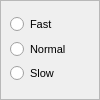
              <widget class="QFrame" name="frame_5">
               <property name="sizePolicy">
                <sizepolicy hsizetype="Preferred" vsizetype="Maximum">
                 <horstretch>0</horstretch>
                 <verstretch>0</verstretch>
                </sizepolicy>
               </property>
               <property name="minimumSize">
                <size>
                 <width>0</width>
                 <height>100</height>
                </size>
               </property>
               <property name="maximumSize">
                <size>
                 <width>16777215</width>
                 <height>100</height>
                </size>
               </property>
               <property name="frameShape">
                <enum>QFrame::StyledPanel</enum>
               </property>
               <property name="frameShadow">
                <enum>QFrame::Raised</enum>
               </property>
               <widget class="QWidget" name="layoutWidget">
                <property name="geometry">
                 <rect>
                  <x>0</x>
                  <y>10</y>
                  <width>91</width>
                  <height>108</height>
                 </rect>
                </property>
                <layout class="QVBoxLayout" name="verticalLayout_3" stretch="1,1,1">
                 <property name="spacing">
                  <number>0</number>
                 </property>
                 <property name="leftMargin">
                  <number>10</number>
                 </property>
                 <property name="topMargin">
                  <number>2</number>
                 </property>
                 <property name="bottomMargin">
                  <number>32</number>
                 </property>
                 <item>
                  <widget class="QRadioButton" name="decFast">
                   <property name="sizePolicy">
                    <sizepolicy hsizetype="Minimum" vsizetype="Minimum">
                     <horstretch>0</horstretch>
                     <verstretch>0</verstretch>
                    </sizepolicy>
                   </property>
                   <property name="maximumSize">
                    <size>
                     <width>100</width>
                     <height>26</height>
                    </size>
                   </property>
                   <property name="font">
                    <font>
                     <family>MS Shell Dlg 2</family>
                     <pointsize>8</pointsize>
                    </font>
                   </property>
                   <property name="text">
                    <string>Fast</string>
                   </property>
                   <property name="autoExclusive">
                    <bool>true</bool>
                   </property>
                   <property name="radio_but_unchecked" stdset="0">
                    <string>unchecked</string>
                   </property>
                   <property name="radio_but_checked" stdset="0">
                    <string>checked</string>
                   </property>
                   <property name="radio_but_font" stdset="0">
                    <string>radibut_font</string>
                   </property>
                  </widget>
                 </item>
                 <item>
                  <widget class="QRadioButton" name="decNormal">
                   <property name="sizePolicy">
                    <sizepolicy hsizetype="Minimum" vsizetype="Minimum">
                     <horstretch>0</horstretch>
                     <verstretch>0</verstretch>
                    </sizepolicy>
                   </property>
                   <property name="maximumSize">
                    <size>
                     <width>100</width>
                     <height>26</height>
                    </size>
                   </property>
                   <property name="font">
                    <font>
                     <family>MS Shell Dlg 2</family>
                     <pointsize>8</pointsize>
                    </font>
                   </property>
                   <property name="text">
                    <string>Normal</string>
                   </property>
                   <property name="autoExclusive">
                    <bool>true</bool>
                   </property>
                   <property name="radio_but_unchecked" stdset="0">
                    <string>unchecked</string>
                   </property>
                   <property name="radio_but_checked" stdset="0">
                    <string>checked</string>
                   </property>
                   <property name="radio_but_font" stdset="0">
                    <string>radibut_font</string>
                   </property>
                  </widget>
                 </item>
                 <item>
                  <widget class="QRadioButton" name="decSlow">
                   <property name="sizePolicy">
                    <sizepolicy hsizetype="Minimum" vsizetype="Minimum">
                     <horstretch>0</horstretch>
                     <verstretch>0</verstretch>
                    </sizepolicy>
                   </property>
                   <property name="maximumSize">
                    <size>
                     <width>100</width>
                     <height>26</height>
                    </size>
                   </property>
                   <property name="font">
                    <font>
                     <family>MS Shell Dlg 2</family>
                     <pointsize>8</pointsize>
                    </font>
                   </property>
                   <property name="text">
                    <string>Slow</string>
                   </property>
                   <property name="autoExclusive">
                    <bool>true</bool>
                   </property>
                   <property name="radio_but_unchecked" stdset="0">
                    <string>unchecked</string>
                   </property>
                   <property name="radio_but_checked" stdset="0">
                    <string>checked</string>
                   </property>
                   <property name="radio_but_font" stdset="0">
                    <string>radibut_font</string>
                   </property>
                  </widget>
                 </item>
                </layout>
               </widget>
              </widget>
